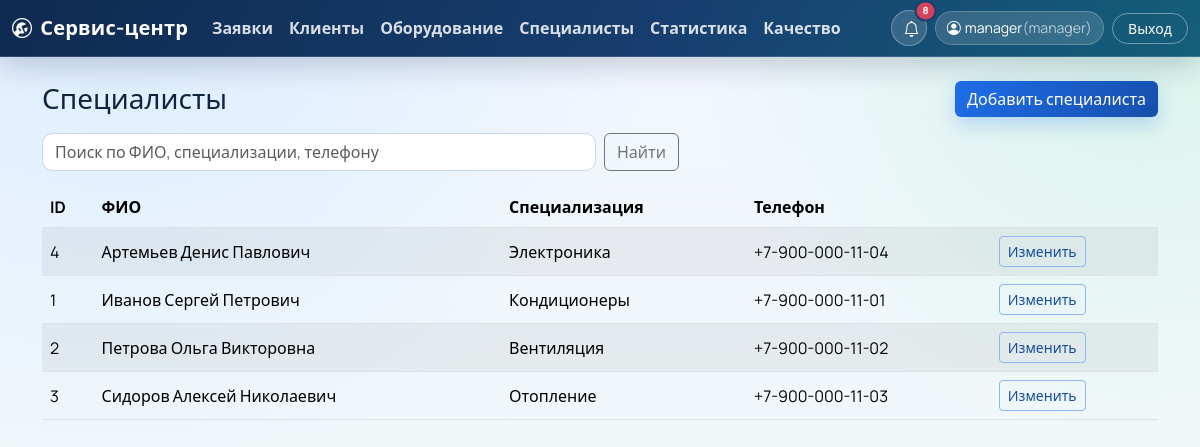
Page /masters (signed in) on the committed database.
### app/models.py (models this page shows, shortened)
class User(UserMixin, db.Model):
    __tablename__ = "users"
    user_id = db.Column(db.Integer, primary_key=True)
    login = db.Column(db.String(60), unique=True, nullable=False)
    password_hash = db.Column(db.String(255), nullable=False)
    role_id = db.Column(db.Integer, db.ForeignKey("roles.role_id"), nullable=False)
    master_id = db.Column(db.Integer, db.ForeignKey("masters.master_id"), nullable=True)
    role = db.relationship("Role", back_populates="users")
    master = db.relationship("Master", back_populates="user")
    comments = db.relationship("RequestComment", back_populates="user", lazy="dynamic")
    notifications = db.relationship("StatusNotification", back_populates="user", lazy="dynamic")
    @property
    def role_name(self) -> str:
        if self.role is None:
            return ""
        return self.role.role_name

class Role(db.Model):
    __tablename__ = "roles"
    role_id = db.Column(db.Integer, primary_key=True)
    role_name = db.Column(db.String(50), unique=True, nullable=False)
    users = db.relationship("User", back_populates="role", lazy="dynamic")

class Master(db.Model):
    __tablename__ = "masters"
    master_id = db.Column(db.Integer, primary_key=True)
    full_name = db.Column(db.String(150), nullable=False)
    specialization = db.Column(db.String(120), nullable=False)
    phone = db.Column(db.String(30), nullable=False)
    user = db.relationship("User", back_populates="master", uselist=False)
    assigned_requests = db.relationship("Request", back_populates="master", lazy="dynamic")
    collaboration_requests = db.relationship("RequestCollaborator", back_populates="master", lazy="dynamic")

### app/routes.py (the view, shortened to what this page needs)
    @app.route("/masters")
    @login_required
    @role_required("admin", "operator", "manager")
    def masters_list():
        search = request.args.get("search", "").strip()
        query = Master.query
        masters = query.order_by(Master.full_name).all()
        return render_template("masters_list.html", masters=masters, search=search)

### app/__init__.py (called while the page is built)
@login_manager.user_loader
def load_user(user_id: str):
    return db.session.get(User, int(user_id))

### app/routes.py (called while the page is built, shortened)
def _visible_notifications_query(user: User):
    notifications_query = StatusNotification.query.order_by(StatusNotification.created_at.desc())
    if user.role_name != "master":
        return notifications_query

### app/templates/masters_list.html (shortened to what this page needs)
{% extends 'base.html' %}
{% block content %}
<div class="d-flex justify-content-between align-items-center mb-3">
  <h1 class="h3 mb-0">Специалисты</h1>
  {% if current_user.role_name in ['admin', 'manager'] %}
  <a class="btn btn-primary" href="{{ url_for('masters_new') }}">Добавить специалиста</a>
  {% endif %}
</div>
<form class="row g-2 mb-3" method="get">
  <div class="col-md-6">
    <input class="form-control" name="search" placeholder="Поиск по ФИО, специализации, телефону" value="{{ search }}">
  </div>
  <div class="col-auto"><button class="btn btn-outline-secondary">Найти</button></div>
</form>
<div class="table-responsive">
  <table class="table table-striped align-middle">
    <thead>
      <tr>
        <th>ID</th>
        <th>ФИО</th>
        <th>Специализация</th>
        <th>Телефон</th>
        <th></th>
      </tr>
    </thead>
    <tbody>
      {% for m in masters %}
      <tr>
        <td>{{ m.master_id }}</td>
        <td>{{ m.full_name }}</td>
        <td>{{ m.specialization }}</td>
        <td>{{ m.phone }}</td>
        <td>
          {% if current_user.role_name in ['admin', 'manager'] %}
          <a class="btn btn-sm btn-outline-primary" href="{{ url_for('masters_edit', master_id=m.master_id) }}">Изменить</a>
          {% endif %}
        </td>
      </tr>
      {% else %}
      <tr><td colspan="5" class="text-center text-muted">Специалисты не найдены.</td></tr>
      {% endfor %}
    </tbody>
  </table>
</div>
{% endblock %}

### app/templates/base.html (shortened to what this page needs)
<!doctype html>
<html lang="ru">
<head>
  <link href="https://cdn.jsdelivr.net/npm/bootstrap@5.3.5/dist/css/bootstrap.min.css" rel="stylesheet">
  <link href="https://cdn.jsdelivr.net/npm/bootstrap-icons@1.11.3/font/bootstrap-icons.min.css" rel="stylesheet">
  <link href="{{ url_for('static', filename='css/style.css') }}" rel="stylesheet">
</head>
<body>
  {% if current_user.is_authenticated %}
  <nav class="navbar navbar-expand-lg navbar-dark app-navbar mb-4">
    <div class="container-fluid">
      <a class="navbar-brand app-brand" href="{{ url_for('dashboard') }}">
        <i class="bi bi-wrench-adjustable-circle me-2"></i>Сервис-центр
      </a>
      <div class="collapse navbar-collapse" id="navMenu">
        <ul class="navbar-nav me-auto mb-2 mb-lg-0">
          <li class="nav-item"><a class="nav-link" href="{{ url_for('requests_list') }}">Заявки</a></li>
          {% if current_user.role_name in ['admin', 'operator', 'manager'] %}
          <li class="nav-item"><a class="nav-link" href="{{ url_for('clients_list') }}">Клиенты</a></li>
          <li class="nav-item"><a class="nav-link" href="{{ url_for('equipment_list') }}">Оборудование</a></li>
          <li class="nav-item"><a class="nav-link" href="{{ url_for('masters_list') }}">Специалисты</a></li>
          {% endif %}
          {% if current_user.role_name in ['admin', 'operator', 'manager'] %}
          <li class="nav-item"><a class="nav-link" href="{{ url_for('stats_page') }}">Статистика</a></li>
          {% endif %}
          <li class="nav-item"><a class="nav-link" href="{{ url_for('quality_page') }}">Качество</a></li>
        </ul>
        <div class="d-flex align-items-center gap-2 ms-auto">
          <div class="dropdown">
            <button class="btn app-icon-btn position-relative" type="button" data-bs-toggle="dropdown" aria-expanded="false" title="Уведомления">
              <i class="bi bi-bell"></i>
              {% if navbar_notification_count > 0 %}
              <span class="position-absolute top-0 start-100 translate-middle badge rounded-pill app-badge">
                {{ navbar_notification_count if navbar_notification_count < 100 else '99+' }}
              </span>
              {% endif %}
            </button>
          </div>
          <div class="app-profile-chip">
            <i class="bi bi-person-circle me-1"></i>
            {{ current_user.login }}
            <span class="text-muted">({{ current_user.role_name }})</span>
          </div>
          <a class="btn btn-sm app-logout-btn" href="{{ url_for('logout') }}">Выход</a>
        </div>
      </div>
    </div>
  </nav>
  {% endif %}
  <main class="container pb-5">
    {% block content %}{% endblock %}
  </main>
</body>
</html>

### app/static/css/style.css (style rules this page uses)
:root { --bg-1: #f3f6ff; --bg-2: #eef8f5; --surface: rgba(255, 255, 255, 0.9); --line: #d9e3f5; --text-main: #10233f; --text-soft: #5f6f87; --brand: #1f6feb; --brand-dark: #164fab; --accent: #1fbf75; --danger: #d4435b; --shadow: 0 14px 35px rgba(11, 33, 74, 0.08); }
body { font-family: "Manrope", "Segoe UI", sans-serif; color: var(--text-main); background: radial-gradient(circle at 10% -10%, #d9ecff 0%, transparent 40%), radial-gradient(circle at 95% 0%, #d8f5ea 0%, transparent 32%), linear-gradient(180deg, var(--bg-1) 0%, var(--bg-2) 100%); min-height: 100vh; }
.app-navbar { background: linear-gradient(120deg, #0f2a50 0%, #173e6f 55%, #145f7a 100%); border-bottom: 1px solid rgba(255, 255, 255, 0.15); box-shadow: 0 8px 30px rgba(6, 27, 56, 0.2); }
.app-brand { font-weight: 700; letter-spacing: 0.2px; color: #fff; }
.navbar .nav-link { color: rgba(255, 255, 255, 0.84); font-weight: 600; }
.app-icon-btn { width: 2.25rem; height: 2.25rem; border-radius: 999px; border: 1px solid rgba(255, 255, 255, 0.3); background: rgba(255, 255, 255, 0.15); color: #fff; }
.app-badge { background: var(--danger); border: 2px solid #173e6f; font-size: 0.62rem; }
.app-profile-chip { display: inline-flex; align-items: center; border-radius: 999px; padding: 0.36rem 0.7rem; color: #fff; background: rgba(255, 255, 255, 0.14); border: 1px solid rgba(255, 255, 255, 0.2); font-size: 0.88rem; }
.app-profile-chip .text-muted { color: rgba(255, 255, 255, 0.65) !important; }
.app-logout-btn { border-radius: 999px; border: 1px solid rgba(255, 255, 255, 0.4); color: #fff; background: transparent; padding-inline: 0.95rem; }
.btn-primary { background: linear-gradient(135deg, var(--brand) 0%, var(--brand-dark) 100%); border: 0; box-shadow: 0 8px 20px rgba(31, 111, 235, 0.24); }
.btn-outline-primary { border-color: #8fb6f3; color: #174b9d; }
.form-control, .form-select { border-color: #c8d8f2; border-radius: 0.65rem; }
.table { --bs-table-bg: transparent; }

### rows in the picture
User: login "manager"
Role: role_name "manager"
Master: master_id "4", full_name "Артемьев Денис Павлович", specialization "Электроника", phone "+7-900-000-11-04"
Master: master_id "1", full_name "Иванов Сергей Петрович", specialization "Кондиционеры", phone "+7-900-000-11-01"
Master: master_id "2", full_name "Петрова Ольга Викторовна", specialization "Вентиляция", phone "+7-900-000-11-02"
Master: master_id "3", full_name "Сидоров Алексей Николаевич", specialization "Отопление", phone "+7-900-000-11-03"
